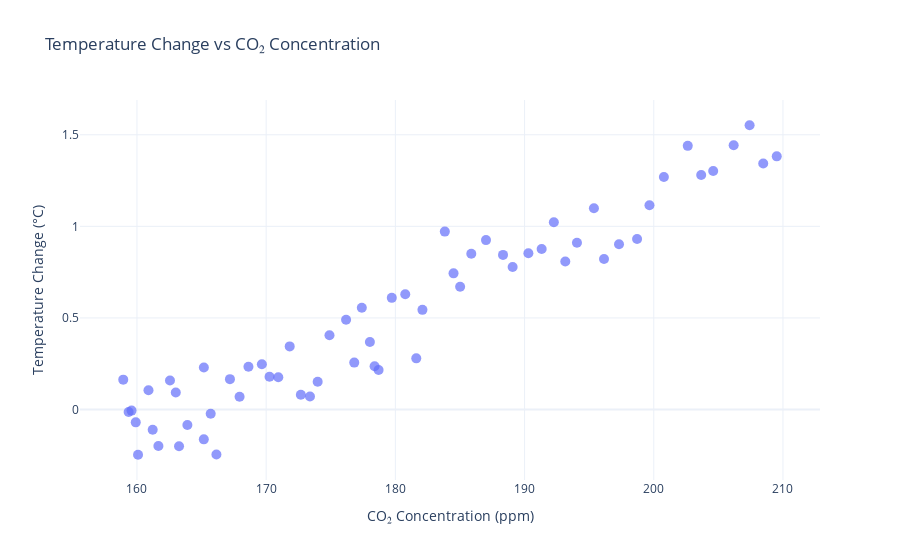

Write notebook code for a chart like this one.
### Markdown cell above
The heatmap reveals a strong positive correlation (0.96) between CO₂ concentrations and temperature changes. This statistical relationship reinforces the observation that higher CO₂ levels are closely linked with increasing global temperatures, which highlights the importance of addressing carbon emissions to mitigate climate change.

### Code cell
# scatter plot: temperature vs CO2 concentrations
scatter_fig = px.scatter(
    merged_data,
    x="CO₂ Concentration", y="Temperature Change",
    labels={"CO₂ Concentration": "CO₂ Concentration (ppm)", "Temperature Change": "Temperature Change (°C)"},
    title="Temperature Change vs CO₂ Concentration",
    template="plotly_white"
)
scatter_fig.update_traces(marker=dict(size=10, opacity=0.7))
scatter_fig.show()

### Figure 1 — Plotly figure (JSON) as saved in the notebook; plotly's stock layout.template omitted (floating-point values rounded to 4 significant figures)
{"data": [{"hovertemplate": "CO₂ Concentration (ppm)=%{x}<br>Temperature Change (°C)=%{y}<extra></extra>", "legendgroup": "", "marker": {"color": "#636efa", "opacity": 0.7, "size": 10, "symbol": "circle"}, "mode": "markers", "name": "", "orientation": "v", "showlegend": false, "type": "scatter", "x": [158.9, 159.4, 159.6, 159.9, 160.1, 160.9, 161.2, 161.7, 162.6, 163.0, 163.3, 163.9, 165.2, 165.2, 165.7, 166.1, 167.2, 167.9, 168.6, 169.7, 170.3, 170.9, 171.8, 172.7, 173.4, 174.0, 174.9, 176.2, 176.8, 177.4, 178.0, 178.4, 178.7, 179.7, 180.8, 181.6, 182.1, 183.8, 184.5, 185.0, 185.9, 187.0, 188.3, 189.1, 190.3, 191.3, 192.3, 193.2, 194.1, 195.4, 196.2, 197.3, 198.7, 199.7, 200.8, 202.6, 203.7, 204.6, 206.2, 207.4, 208.5, 209.5], "xaxis": "x", "y": [0.1631, -0.01348, -0.006043, -0.07006, -0.247, 0.1055, -0.1108, -0.1991, 0.1579, 0.09249, -0.2005, -0.08491, 0.2294, -0.163, -0.02349, -0.2459, 0.1658, 0.06963, 0.2338, 0.2473, 0.1786, 0.1765, 0.3446, 0.08012, 0.07129, 0.1512, 0.405, 0.4901, 0.2562, 0.5553, 0.3682, 0.2365, 0.216, 0.6095, 0.6292, 0.2792, 0.544, 0.9713, 0.7433, 0.6698, 0.8502, 0.925, 0.8442, 0.7778, 0.853, 0.8766, 1.023, 0.8084, 0.9106, 1.099, 0.8214, 0.9022, 0.9312, 1.115, 1.27, 1.44, 1.281, 1.302, 1.443, 1.552, 1.344, 1.382], "yaxis": "y"}], "layout": {"legend": {"tracegroupgap": 0}, "title": {"text": "Temperature Change vs CO₂ Concentration"}, "xaxis": {"anchor": "y", "domain": [0, 1], "title": {"text": "CO₂ Concentration (ppm)"}}, "yaxis": {"anchor": "x", "domain": [0, 1], "title": {"text": "Temperature Change (°C)"}}}}
